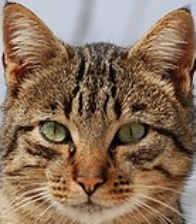
//> input picture cf_0_0.jpg, 196 x 224 px
$ ./main ../cf_0_0.jpg haarcascade_frontalface_default.xml   (built with g++ and OpenCV 4)
//> lines starting //> are read from the running program, lines starting //| are printed output that depends on the picture
#include <opencv2/opencv.hpp>
#include <iostream>
#include <vector>

using namespace std;
using namespace cv;

int main(int argc, char** argv)
{

    if (argc != 3)
    {
        cout << "Usage: opencv_test <image path> <classifier path>" << endl;
        return -1;
    }
    const char* const clasifier_path = "/home/holmes/code/cat_face_detection/haarcascade_frontalcatface.xml";
    cv::CascadeClassifier  classifier(argv[2]);
    char *imgName = argv[1];
    Mat image;

    image = imread(imgName, 1);
//> image is the input picture: 224 rows x 196 cols, CV_8UC3; mean B, G, R 91.2, 112.5, 137.7
    if (!image.data)
    {
        cout << "No image data" << endl;
        return -1;
    }

    Mat gray_img;
    std::vector<cv::Rect> features;

    cvtColor(image, gray_img, cv::COLOR_BGR2GRAY);
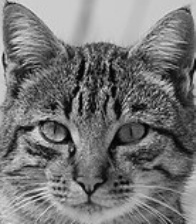
//> gray_img: 224 rows x 196 cols, CV_8UC1; min 1, max 233, mean 117.6
    equalizeHist(gray_img, gray_img);
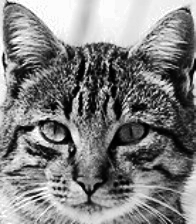
//> gray_img: 224 rows x 196 cols, CV_8UC1; min 0, max 255, mean 128.3
    classifier.detectMultiScale(gray_img,features,1.1,2,0 | cv::CASCADE_SCALE_IMAGE, cv::Size(30, 30));
//> features = empty

    for (auto&& feature : features) {
      cv::rectangle(image, feature, cv::Scalar(0, 255, 0), 2);
    }
//> this loop made 0 passes

    const char* const window_name{"Facial Recognition Window"};
    cv::namedWindow(window_name, cv::WINDOW_AUTOSIZE);
    cv::imshow(window_name, image);

    switch (cv::waitKey()) {
//> the space key is pressed
    case 'q':
    case 'Q':
        std::exit(EXIT_SUCCESS);
    case 's':
    case 'S':
        imwrite("result.jpg", image);
        std::exit(EXIT_SUCCESS);
    default:
        break;
    }
    return 0;
}
